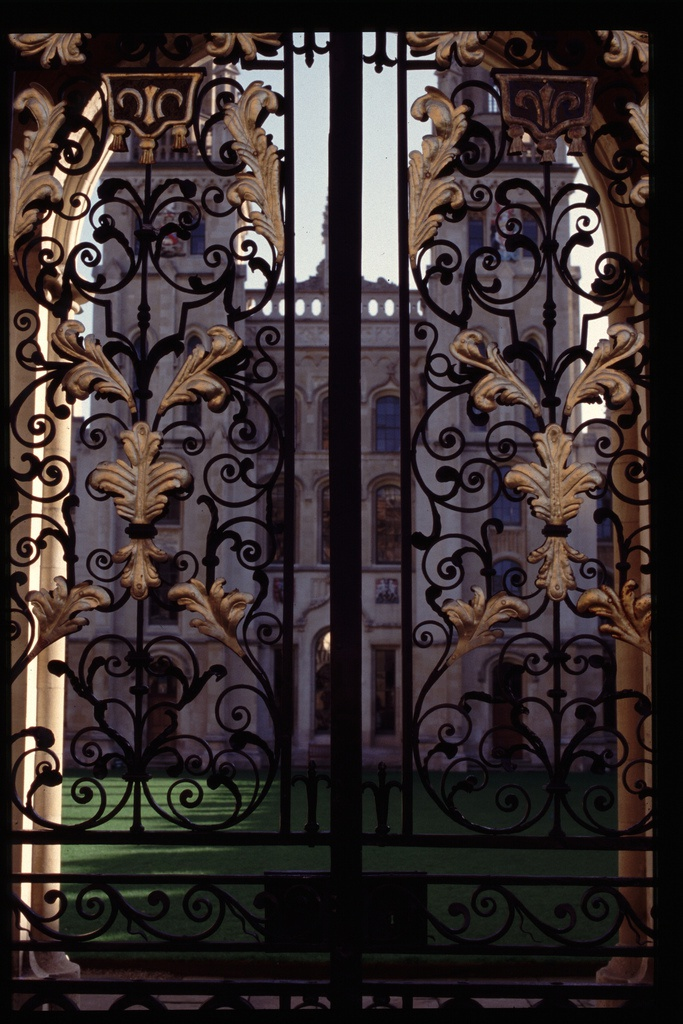
#> input picture bag-of-words-python-dev-version/dataset/testing/all_souls_000000.jpg, 683 x 1024 px; its folder holds 2 pictures in this run
$ python findFeatures.py --trainingSet dataset/testing
#> lines starting #> are read from the running program, lines starting #| are printed output that depends on the picture
#!/usr/local/bin/python2.7
#python findFeatures.py -t dataset/training/

import argparse as ap
import cv2
import numpy as np
import os
import joblib
from scipy.cluster.vq import *

from sklearn import preprocessing
from rootsift import RootSIFT
import math

# Get the path of the training set
parser = ap.ArgumentParser()
parser.add_argument("-t", "--trainingSet", help="Path to Training Set", required="True")
args = vars(parser.parse_args())

# Get the training classes names and store them in a list
train_path = args["trainingSet"]
#train_path = "dataset/training/"

training_names = os.listdir(train_path)

numWords = 1000

# Get all the path to the images and save them in a list
# image_paths and the corresponding label in image_paths
image_paths = []
for training_name in training_names:
    image_path = os.path.join(train_path, training_name)
    image_paths += [image_path]

# Create feature extraction and keypoint detector objects
# fea_det = cv2.FeatureDetector_create("SIFT")
# des_ext = cv2.DescriptorExtractor_create("SIFT")
fea_det = cv2.xfeatures2d.SIFT_create()

# List where all the descriptors are stored
des_list = []

for i, image_path in enumerate(image_paths):
    im = cv2.imread(image_path)
#> im is the input picture: shape (1024, 683, 3); mean B, G, R 45.5, 45.9, 55.3
    im_size = im.shape
#> im_size = (1024, 683, 3)

    # [6 lines of commented-out code are left out]

    im = cv2.resize(im,(im_size[1]//4,im_size[0]//4))
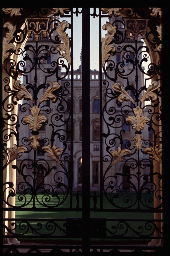
#> im: shape (256, 170, 3); mean B, G, R 45.6, 46, 55.4

    print("Extract SIFT of {} image, {} of {} images".format(training_names[i], i, len(image_paths)))
    # kpts = fea_det.detect(im)
    # kpts, des = des_ext.compute(im, kpts)
    kpts, des = fea_det.detectAndCompute(im, None)
#> kpts = 688 keypoints; strongest (x, y, size): (7, 185, 2.1), (7, 206, 1.9), (10, 113, 1.9), (6, 223, 2.7)
    # rootsift
    #rs = RootSIFT()
    #des = rs.compute(kpts, des)
    des_list.append((image_path, des))
#> pass 2 of the loop `for i, image_path in enumerate(image_paths):`:
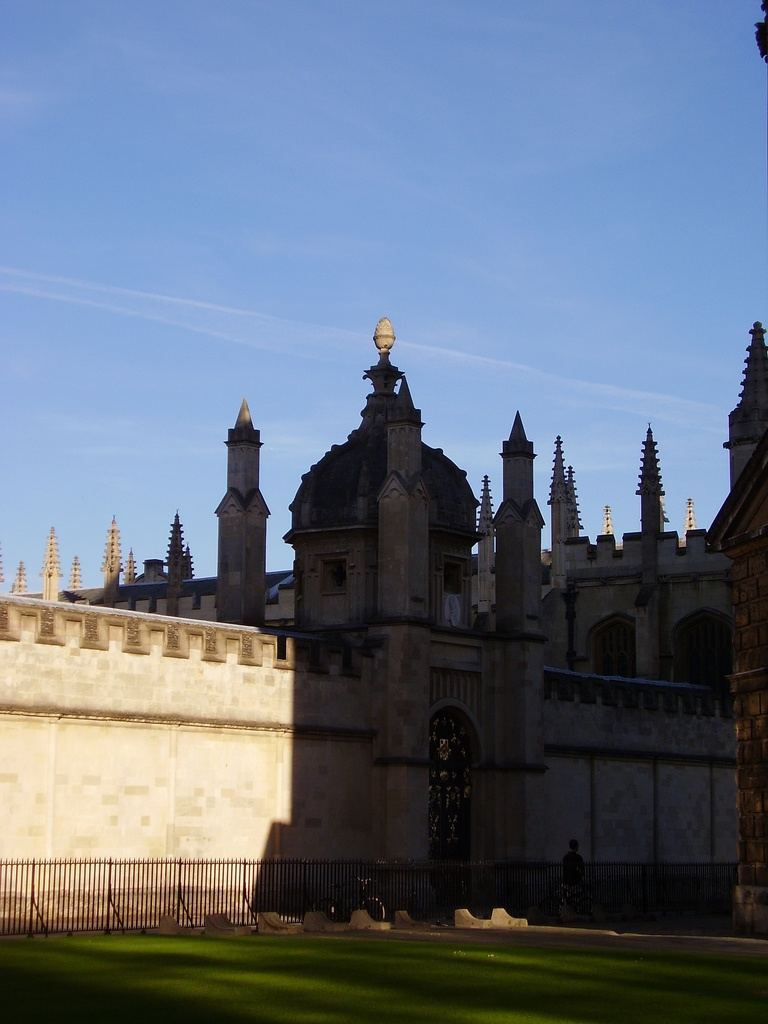
#> input picture bag-of-words-python-dev-version/dataset/testing/all_souls_000130.jpg, 768 x 1024 px
#> im is the input picture: shape (1024, 768, 3); mean B, G, R 130.7, 113.7, 101.6
#> `im = cv2.resize(im,(im_size[1]//4,im_size[0]//4))`:
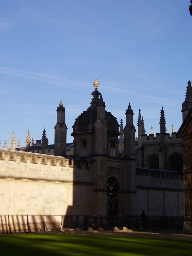
#> im: shape (256, 192, 3); mean B, G, R 130.8, 113.8, 101.7
#> kpts = 171 keypoints; strongest (x, y, size): (70, 139, 5.3), (46, 194, 39.8), (129, 112, 5.5), (61, 110, 5.9)
    # print str(des.shape)

# Stack all the descriptors vertically in a numpy array
downsampling = 2
descriptors = des_list[0][1][::downsampling,:]
for image_path, descriptor in des_list[1:]:
    # print np.size(descriptor)
    # print image_path
    # print descriptor
    descriptors = np.vstack((descriptors, descriptor[::downsampling,:]))
#> this loop made 1 pass
#> image_path on pass 1: 'dataset/testing/all_souls_000130.jpg'

# [9 lines of commented-out code are left out]
print ("Start k-means: %d words, %d key points" %(numWords, descriptors.shape[0]))
#| Start k-means: 1000 words, 430 key points
#> (the run stopped early here; a loop or call above may not have finished)
